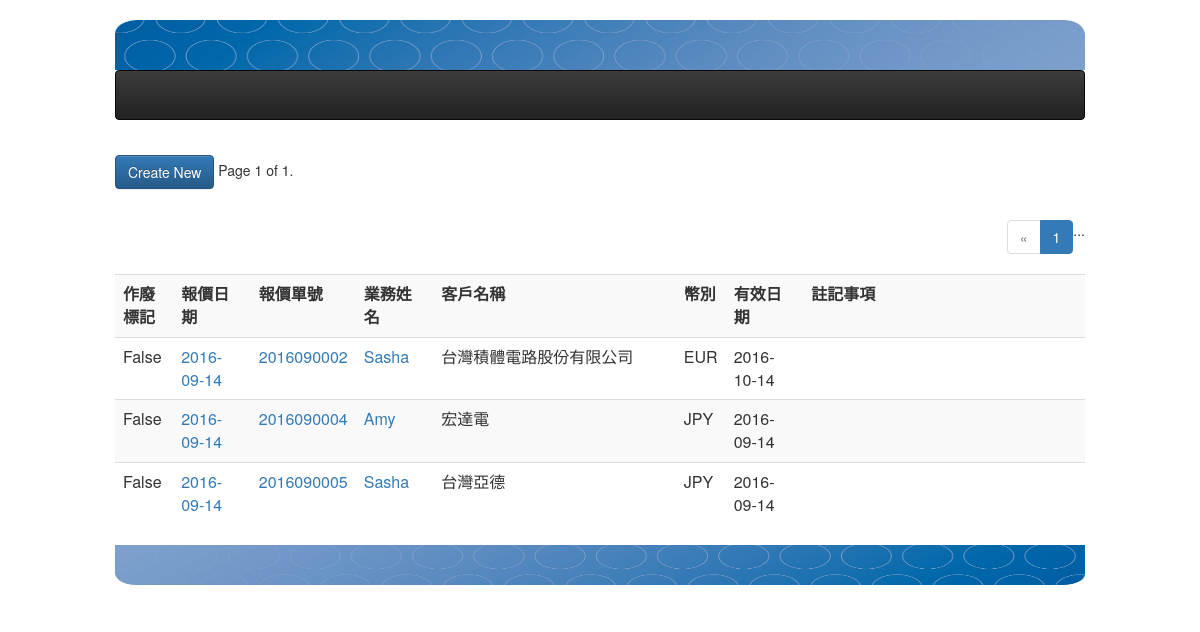
/quotations/, run on the app's committed database.
### quotations/models.py (models this page shows, shortened)
class QuoteHead(models.Model):
    request_user = models.CharField(max_length=60, null=False, blank=False) #開單人
    order_number = models.CharField(max_length=12, null=True, blank=True, unique=True) #報價單號
    ord_date = models.DateField(default=timezone.now) #報價日期
    customer = models.ForeignKey(Customer) #客戶編號
    effective_date = models.DateField( default=timezone.now ) # 報價單有效日期
    currency = models.ForeignKey( Currency )
    invalid = models.BooleanField(default=False) #作廢
    comment = models.TextField(null=True, blank=True)
    create_at = models.DateTimeField(auto_now_add=True, auto_now =False)
    modify = models.DateTimeField(auto_now_add=False, auto_now =True)
    objects = OrderNumberManager()
    def get_absolute_url(self):
        return reverse( "quotations:detail", kwargs={"pk": self.id} )

class Currency(models.Model):
    code = models.CharField(primary_key=True, max_length=3, )
    description = models.CharField(max_length=36, null=False, blank=False)
    def __str__(self):
        return self.code

### customers/models.py (models this page shows, shortened)
class Customer(models.Model):
    sap_no = models.CharField(primary_key=True, max_length=18) # SAP客尸編號 -9223372036854775808 to 9223372036854775807
    title = models.CharField(max_length=36, null=False, blank=False)
    address = models.CharField( max_length=100, null=True, blank=True)
    phone = models.CharField(max_length=100, null=True, blank=True)
    faxno = models.CharField(max_length=100, null=True, blank=True)
    invalid = models.BooleanField(default=False)#作廢
    create_at = models.DateTimeField(auto_now_add=True, auto_now =False)
    modify = models.DateTimeField(auto_now_add=False, auto_now =True)

### quotations/views.py (the view)
class QuotationList(ListView):
    model = QuoteHead
    paginate_by = 5

### templates/quotations/quotation_list.html (shortened to what this page needs)
{% extends "base.html" %}
{% block content %}
  <div>
      <span ><a href="/quotations/create" class="btn btn-primary">Create New</a></span>
      <span align="right">
          <div class="pagination">
              <span class="step-links">
                  <span class="current">
                      Page {{ page_obj.number }} of {{ page_obj.paginator.num_pages }}.
                  </span>
              </span>
          </div>
      <span>
  <div>
    <nav aria-label="...">
      <ul class="pagination">
        {% if page_obj.has_previous %}
          <li class="active"><a href="?page={{ page_obj.previous_page_number }}" aria-label="Previous"><span aria-hidden="true">&laquo;</span></a></li>
        {% else %}
          <li class="disabled"><a href="#" aria-label="Previous"><span aria-hidden="true">&laquo;</span></a></li>
        {% endif %}
        <li class="active"><a href="#">1 <span class="sr-only">{{ page_obj.number }}</span></a></li>
        ...
      </ul>
    </nav>
<div>
<table class="table table-striped" >
  <tr>
    <th width="6%">作廢標記</th>
    <th width="8%">報價日期</th>
    <th width="8%">報價單號</th>
    <th width="8%">業務姓名</th>
    <th width="25%">客戶名稱</th>
    <th width="4%">幣別</th>
    <th width="8%">有效日期</th>
    <th>註記事項</th>
  </tr>
{% for record in object_list %}
  <tr>
    <td>{{ record.invalid }}</td>
    <td><a href='{{ record.get_absolute_url }}'>{{ record.ord_date | date:"Y-m-d" }}</a></td>
    <td><a href='{{ record.get_absolute_url }}'>{{ record.order_number }}</a></td>
    <td><a href='{{ record.get_absolute_url }}'>{{ record.request_user }}</a></td>
    <td>{{ record.customer.title }}</td>
    <td>{{ record.currency }}</td>
    <td>{{ record.effective_date | date:"Y-m-d" }}</td>
    <td>{{ record.memo | linebreaks | truncatechars:30 }}</td>
  </tr>
{% endfor %}
</table>
<div>
{% endblock content %}

### data on the page
QuoteHead: invalid "False", ord_date "2016-09-14", order_number "2016090002", request_user "Sasha", customer "台灣積體電路股份有限公司", currency "EUR", effective_date "2016-10-14"
QuoteHead: invalid "False", ord_date "2016-09-14", order_number "2016090004", request_user "Amy", customer "宏達電", currency "JPY", effective_date "2016-09-14"
QuoteHead: invalid "False", ord_date "2016-09-14", order_number "2016090005", request_user "Sasha", customer "台灣亞德", currency "JPY", effective_date "2016-09-14"

### other printed values
{{ page_obj.number }} "1"
{{ page_obj.paginator.num_pages }} "1"
